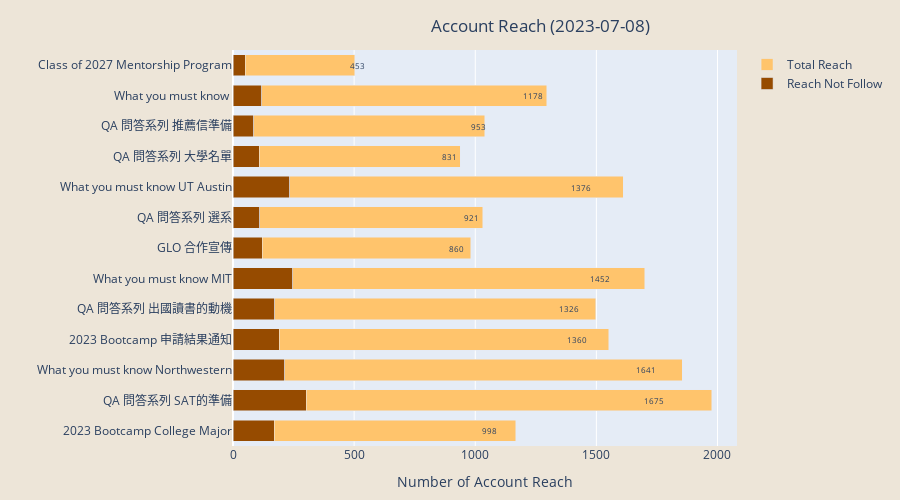

Notebook code cell kept with this figure:
### Code cell
# Account reach, account reach not follow
plt.figure(figsize=(10,6))
reach_not_follow = plt.barh(df["label"], width = df["account_reach_not_follow"], color = "#964B00") 
reach_total = plt.barh(df["label"], width = df["account_reach"], left = df["account_reach_not_follow"], color = "#FFC46C") 

plt.title("Account Reach " + f"({date.today()})")
plt.xlabel("Number of Account Reach")
plt.rcParams['axes.facecolor'] = "#EDE5D8"
plt.legend([reach_total, reach_not_follow], ["Total Reach", "Reach Not Follow"], facecolor = "white")

for index, value in enumerate(df["account_reach"]):
    plt.text(value, index,
             str(value), fontsize = 8)
for index, value in enumerate(df["account_reach_not_follow"]):
    plt.text(value, index,
             str(value), fontsize = 8)
#plt.savefig(f'reach_{date_format}.png', bbox_inches='tight')
#plt.show()

# Create the reach not follow trace
trace_not_follow = go.Bar(
    y=df["label"],
    x=df["account_reach_not_follow"] * 0.01 * df["account_reach"],
    orientation='h',
    marker=dict(color="#964B00"),
    name="Reach Not Follow"
)

# Create the total reach trace
trace_total = go.Bar(
    y=df["label"],
    x=df["account_reach"],
    orientation='h',
    marker=dict(color="#FFC46C"),
    name="Total Reach"
)

# Create the layout for the plot
layout = go.Layout(
    title=dict(
        text="Account Reach " + f"({date.today()})",
        x=0.6,  # Set the x-position of the title to the center of the plot
        y=0.96  # Set the y-position of the title (0 is the top, 1 is the bottom)
    ),
    xaxis=dict(title="Number of Account Reach"),
    yaxis=dict(title=""),
    paper_bgcolor="#EDE5D8",
    yaxis_tickfont=dict(size=12),
    bargap=0.3,
    height=500,
    margin=dict(l=50, r=50, t=50, b=50),
    barmode='stack'  # Set the barmode to 'stack' for stacked bars
)

# Create the Figure object and add the data and layout
account_reach_fig = go.Figure(data=[trace_not_follow, trace_total], layout=layout)

# Add text annotations to the bars
# for i, value in enumerate(df["account_reach_not_follow"]):
#     account_reach_fig.add_annotation(
#         x=value,
#         y=df["label"][i],
#         text="     " + str(value),
#         font=dict(size=8),
#         showarrow=False
#     )

for i, value in enumerate(df["account_reach"]):
    account_reach_fig.add_annotation(
        x=value,
        y=df["label"][i],
        text="               " + str(value),
        font=dict(size=8),
        showarrow=False
    )

# Display the interactive plot
account_reach_fig.show()
account_reach_fig.write_image(f'account_reach_{date_format}.jpeg', width = 1000, height = 500)

### Figure 1 — Plotly figure (JSON) as saved in the notebook; plotly's stock layout.template omitted (floating-point values rounded to 4 significant figures)
{"data": [{"marker": {"color": "#964B00"}, "name": "Reach Not Follow", "orientation": "h", "type": "bar", "x": [169.7, 301.5, 213.3, 190.4, 172.4, 246.8, 120.4, 110.5, 233.9, 108.0, 85.77, 117.8, 49.83], "y": ["2023 Bootcamp College Major", "QA 問答系列 SAT的準備", "What you must know Northwestern", "2023 Bootcamp 申請結果通知", "QA 問答系列 出國讀書的動機", "What you must know MIT", "GLO 合作宣傳", "QA 問答系列 選系", "What you must know UT Austin", "QA 問答系列 大學名單", "QA 問答系列 推薦信準備", "What you must know ", "Class of 2027 Mentorship Program"]}, {"marker": {"color": "#FFC46C"}, "name": "Total Reach", "orientation": "h", "type": "bar", "x": [998, 1675, 1641, 1360, 1326, 1452, 860, 921, 1376, 831, 953, 1178, 453], "y": ["2023 Bootcamp College Major", "QA 問答系列 SAT的準備", "What you must know Northwestern", "2023 Bootcamp 申請結果通知", "QA 問答系列 出國讀書的動機", "What you must know MIT", "GLO 合作宣傳", "QA 問答系列 選系", "What you must know UT Austin", "QA 問答系列 大學名單", "QA 問答系列 推薦信準備", "What you must know ", "Class of 2027 Mentorship Program"]}], "layout": {"annotations": [{"font": {"size": 8}, "showarrow": false, "text": "               998", "x": 998, "y": "2023 Bootcamp College Major"}, {"font": {"size": 8}, "showarrow": false, "text": "               1675", "x": 1675, "y": "QA 問答系列 SAT的準備"}, {"font": {"size": 8}, "showarrow": false, "text": "               1641", "x": 1641, "y": "What you must know Northwestern"}, {"font": {"size": 8}, "showarrow": false, "text": "               1360", "x": 1360, "y": "2023 Bootcamp 申請結果通知"}, {"font": {"size": 8}, "showarrow": false, "text": "               1326", "x": 1326, "y": "QA 問答系列 出國讀書的動機"}, {"font": {"size": 8}, "showarrow": false, "text": "               1452", "x": 1452, "y": "What you must know MIT"}, {"font": {"size": 8}, "showarrow": false, "text": "               860", "x": 860, "y": "GLO 合作宣傳"}, {"font": {"size": 8}, "showarrow": false, "text": "               921", "x": 921, "y": "QA 問答系列 選系"}, {"font": {"size": 8}, "showarrow": false, "text": "               1376", "x": 1376, "y": "What you must know UT Austin"}, {"font": {"size": 8}, "showarrow": false, "text": "               831", "x": 831, "y": "QA 問答系列 大學名單"}, {"font": {"size": 8}, "showarrow": false, "text": "               953", "x": 953, "y": "QA 問答系列 推薦信準備"}, {"font": {"size": 8}, "showarrow": false, "text": "               1178", "x": 1178, "y": "What you must know "}, {"font": {"size": 8}, "showarrow": false, "text": "               453", "x": 453, "y": "Class of 2027 Mentorship Program"}], "bargap": 0.3, "barmode": "stack", "height": 500, "margin": {"b": 50, "l": 50, "r": 50, "t": 50}, "paper_bgcolor": "#EDE5D8", "title": {"text": "Account Reach (2023-07-08)", "x": 0.6, "y": 0.96}, "xaxis": {"title": {"text": "Number of Account Reach"}}, "yaxis": {"tickfont": {"size": 12}, "title": {"text": ""}}}}
